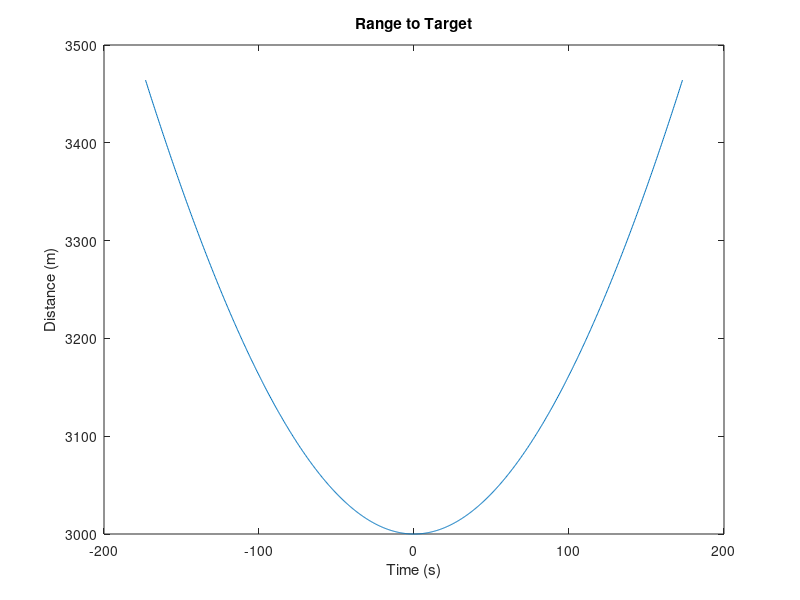

Recreate this plot in MATLAB. (Note: this script raises an error after producing the figure.)
% Date last modified: 3/17/20
% Date created: 3/17/20

% script to run the radar simulator, should simulate the radar response
% from a point target, under different radar system conditions

clearvars;
close all

% user enabled/defined parameters
lambda = 1; % m
fc = 300e6; % Hz
tau_range = 50e-6; % sec
bw = 5e6; % Hz
slope_range = bw / tau_range; % Hz/sec
fs = 20e6; % Hz

vel_radar = 10; % m/s, radar platform velocity
d_target = 3000; % m, target depth
alpha = 20; % dB/km, attenuation rate
alpha = alpha / 1000; % linear/m 

npts = 1000; % number of time steps in the simulation
theta_hbw = 30; % degrees, antenna 1/2 beamwidth angle
theta_hbw = theta_hbw * pi / 180;
sigma_noise = 10; 

c = 3e8; % m/s

eps_ice = 3.17; 
eps_bed = 80; % water
vel_ice = c / sqrt(eps_ice); % speed of wave in ice

% calculate reflection coefficient
r12 = (sqrt(eps_ice) - sqrt(eps_bed)) ./ (sqrt(eps_ice) + sqrt(eps_bed));
gamma = r12 .* conj(r12);

% min and max x distances for which the radar will illuminate the target
x_radar_min = -1 * tan(theta_hbw) * d_target;
x_radar_max = tan(theta_hbw) * d_target;

% time the target is illuminated
t_illum = linspace(x_radar_min/vel_radar, x_radar_max/vel_radar, npts);

x_radar = vel_radar * t_illum;
r_target = sqrt(x_radar.^2 + d_target^2); % range from radar to target, function of time

figure; plot(t_illum, r_target); xlabel('Time (s)'); ylabel('Distance (m)'); title('Range to Target')

%% make the reference chirp 
N = 2^(ceil(log2(fs * tau_range))); % make reference chirp power of 2 in length for faster fft
N = N*2;
reference_chirp = makeChirp(slope_range, tau_range, fs, fc, N, 0);

t = linspace(0, tau_range, length(reference_chirp));

% take fft of reference chirp
reference_ft = fft(reference_chirp);
freq = (-fs/2:fs/N:(fs/2-fs/N)) + fc; % center frequency array at fc

figure
subplot(2,1,1)
hold on
plot(t, real(reference_chirp));
plot(t, imag(reference_chirp));
hold off
xlabel('Time (seconds)')
title('Transmitted Signal')
legend('Real Component', 'Imaginary Component')

subplot(2,1,2)
plot(freq/1e6, 20*log10(fftshift(abs(reference_ft))))
xlabel('Frequency (MHz)')
ylabel('Power (dB)')

%% make received chirps (delay, sum multiple copies, add noise, attenuate)

% calculate delay based on range vector
%delay = 2 * r_target / vel_ice; % two way travel time in ice
rx_signal = makeChirp(slope_range, tau_range, fs, fc, N, min(r_target));
%rx_signal = rx_signal + makeChirp(slope_range, tau_range, fs, fc, N, 0); % add surface reflection

% add noise
rx_signal = rx_signal + sigma_noise * rand(size(rx_signal));

% THIS ATTENUATION IMPLEMENTATION IS WRONG: I NEED TO DO WHAT RILEY
% SUGGESTED I THINK AND ADD ATTENUATION TO EACH POINT IN THE RETURNED
% SAMPLE
% vector that stores the attenuation in linear units to each range
attenuation = min(r_target) * alpha; % attenuation in dB
attenuation = 10^(attenuation/10); % attenuation in linear units

% apply attenuation
rx_signal = rx_signal * exp(-2 * attenuation);

rx_signal_ft = fft(rx_signal);
pc_signal_ft = rx_signal_ft .* conj(reference_ft); % pulse compress signal
pc_signal = ifft(pc_signal_ft);

t_pc = linspace(-tau_range/2, tau_range/2, length(reference_chirp)); 

figure
subplot(2,1,1)
hold on
plot(t, real(reference_chirp));
plot(t, real(rx_signal));
hold off
xlabel('Time (seconds)')
title('Delayed Chirp Signal')
legend('Transmitted Signal', 'Received Signal')
% TODO: I think a lot of my axes labels are wrong in these plots
subplot(2,1,2)
plot(t_pc*1e6, 20*log10(abs(ifftshift(pc_signal))))
xlabel('Time (\mus)')
ylabel('Power (linear)')
title('Pulse Compressed Signal')